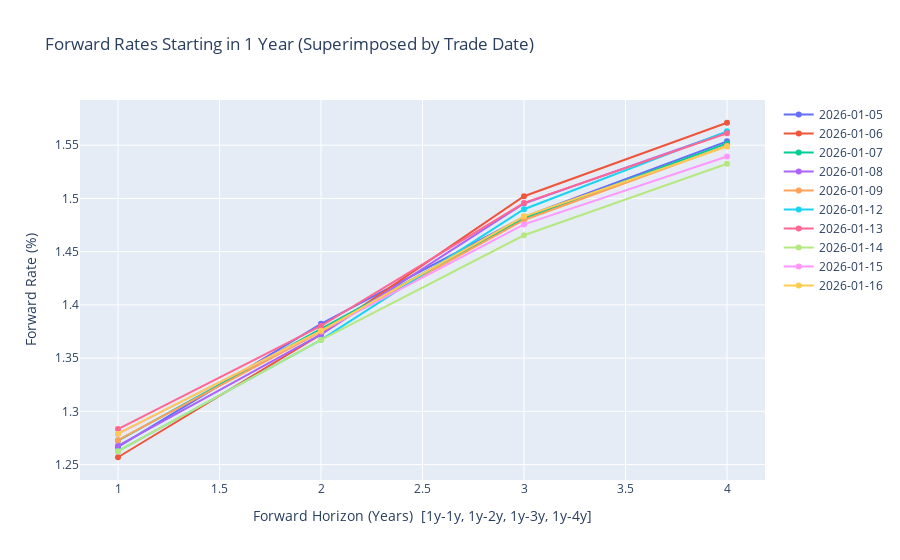

Here is the notebook cell this chart was saved with:
### Code cell
# ---- Plot forward curves superimposed by date ----
labels_order = ["1y-1y", "1y-2y", "1y-3y", "1y-4y"]
x_years = [1, 2, 3, 4]  # horizon length on x-axis (years)

fig = go.Figure()

for date_key in sorted(bond_dict.keys()):
    bonds_sorted = sorted(bond_dict[date_key], key=lambda x: x[2])

    # per-period spot rates from your fixed bootstrap
    spot_rates = bootstrap_spot_rate_curve(bonds_sorted)

    fwd = forward_rates_1y_start_from_spot(
        spot_rates, periods_per_year=2, start_years=1.0, horizons_years=(1, 2, 3, 4)
    )
    y = [fwd[k] * 100.0 for k in labels_order]  # percent

    fig.add_trace(
        go.Scatter(x=x_years, y=y, mode="lines+markers", name=str(date_key).strip())
    )

fig.update_layout(
    title="Forward Rates Starting in 1 Year (Superimposed by Trade Date)",
    xaxis_title="Forward Horizon (Years)  [1y-1y, 1y-2y, 1y-3y, 1y-4y]",
    yaxis_title="Forward Rate (%)",
)
fig.show()

### Figure 1 — Plotly figure (JSON) as saved in the notebook; plotly's stock layout.template omitted (floating-point values rounded to 4 significant figures)
{"data": [{"mode": "lines+markers", "name": "2026-01-05", "type": "scatter", "x": [1, 2, 3, 4], "y": [1.267, 1.382, 1.483, 1.554]}, {"mode": "lines+markers", "name": "2026-01-06", "type": "scatter", "x": [1, 2, 3, 4], "y": [1.257, 1.372, 1.502, 1.571]}, {"mode": "lines+markers", "name": "2026-01-07", "type": "scatter", "x": [1, 2, 3, 4], "y": [1.273, 1.377, 1.481, 1.552]}, {"mode": "lines+markers", "name": "2026-01-08", "type": "scatter", "x": [1, 2, 3, 4], "y": [1.268, 1.372, 1.495, 1.562]}, {"mode": "lines+markers", "name": "2026-01-09", "type": "scatter", "x": [1, 2, 3, 4], "y": [1.273, 1.375, 1.48, 1.549]}, {"mode": "lines+markers", "name": "2026-01-12", "type": "scatter", "x": [1, 2, 3, 4], "y": [1.263, 1.367, 1.49, 1.563]}, {"mode": "lines+markers", "name": "2026-01-13", "type": "scatter", "x": [1, 2, 3, 4], "y": [1.283, 1.38, 1.496, 1.561]}, {"mode": "lines+markers", "name": "2026-01-14", "type": "scatter", "x": [1, 2, 3, 4], "y": [1.263, 1.367, 1.465, 1.533]}, {"mode": "lines+markers", "name": "2026-01-15", "type": "scatter", "x": [1, 2, 3, 4], "y": [1.279, 1.376, 1.476, 1.539]}, {"mode": "lines+markers", "name": "2026-01-16", "type": "scatter", "x": [1, 2, 3, 4], "y": [1.279, 1.376, 1.483, 1.549]}], "layout": {"title": {"text": "Forward Rates Starting in 1 Year (Superimposed by Trade Date)"}, "xaxis": {"title": {"text": "Forward Horizon (Years)  [1y-1y, 1y-2y, 1y-3y, 1y-4y]"}}, "yaxis": {"title": {"text": "Forward Rate (%)"}}}}
